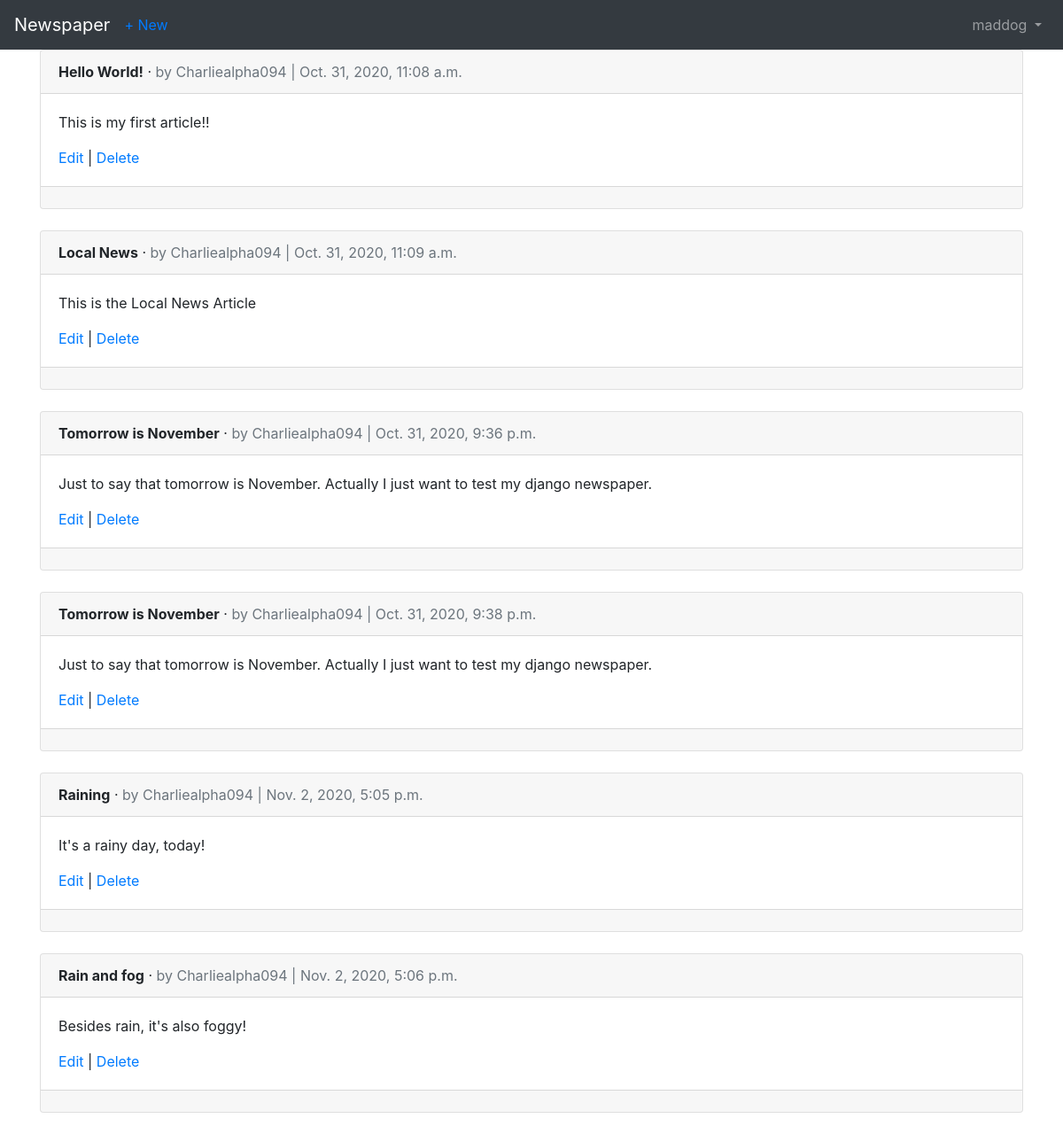
Screenshot of /articles/ (signed in) with the database file from the repository.
### users/models.py (models this page shows)
class CustomUser(AbstractUser):
    age = models.PositiveIntegerField(null=True, blank=True)

### articles/models.py (models this page shows, shortened)
class Article(models.Model):
    title = models.CharField(max_length=255)
    body = models.TextField()
    date = models.DateTimeField(auto_now_add=True)
    author = models.ForeignKey(
        get_user_model(),
        on_delete=models.CASCADE,
    )

### articles/views.py (the view)
# urls.py: path('', ArticleListView.as_view(), name='article_list'),
class ArticleListView(LoginRequiredMixin, ListView):
    model = Article
    template_name = 'article_list.html'
    login_url = 'login'

### templates/article_list.html (shortened to what this page needs)
{% extends 'base.html' %}
{% block content %}
  {% for article in object_list %}
    <div class="card">
      <div class="card-header">
        <span class="font-weight-bold">{{ article.title }}</span> &middot;
        <span class="text-muted">by {{ article.author }} | {{ article.date }}</span>
      </div>
      <div class="card-body">
        <p>{{ article.body }}</p>
        <a href="{% url 'article_edit' article.pk %}">Edit</a> |
        <a href="{% url 'article_delete' article.pk %}">Delete</a>
      </div>
      <div class="card-footer">
      </div>
    </div>
    <br />
    {% endfor %}
{% endblock content %}

### templates/base.html (shortened to what this page needs)
<!DOCTYPE html>
<html>
<head>
  <link rel="stylesheet" href="https://stackpath.bootstrapcdn.com/bootstrap/4.5.0/css/bootstrap.min.css">
</head>
<body>
  <nav class="navbar navbar-expand-lg navbar-dark bg-dark">
    <a class="navbar-brand" href="{% url 'home' %}">Newspaper</a>
    {% if user.is_authenticated %}
      <ul class="navbar-nav mr-auto">
        <li class="nav-item"><a href="{% url 'article_new' %}">+ New</a></li>
      </ul>
      {% endif %}
    <div class="collapse navbar-collapse" id="navbarSupportedContent">
      {% if user.is_authenticated %}
        <ul class="navbar-nav ml-auto">
          <li class="nav-item">
            <a class="nav-link dropdown-toggle" href="#" id="navbarDropdown" role="button" data-toggle="dropdown" aria-haspopup="true" aria-expanded="false">
              {{ user.username }}
            </a>
          </li>
        </ul>
      {% endif %}
    </div>
  </nav>
  <main>
    <div class="container">
      {% block content %}
      {% endblock content %}
    </div>
  </main>
</body>
</html>

### rows the page displays
CustomUser: username "maddog"
Article: title "Hello World!", author "Charliealpha094", date "Oct. 31, 2020, 11:08 a.m.", body "This is my first article!!"
Article: title "Local News", author "Charliealpha094", date "Oct. 31, 2020, 11:09 a.m.", body "This is the Local News Article"
Article: title "Tomorrow is November", author "Charliealpha094", date "Oct. 31, 2020, 9:36 p.m.", body "Just to say that tomorrow is November. Actually I just want to test my django newspaper."
Article: title "Tomorrow is November", author "Charliealpha094", date "Oct. 31, 2020, 9:38 p.m.", body "Just to say that tomorrow is November. Actually I just want to test my django newspaper."
Article: title "Raining", author "Charliealpha094", date "Nov. 2, 2020, 5:05 p.m.", body "It's a rainy day, today!"
Article: title "Rain and fog", author "Charliealpha094", date "Nov. 2, 2020, 5:06 p.m.", body "Besides rain, it's also foggy!"
